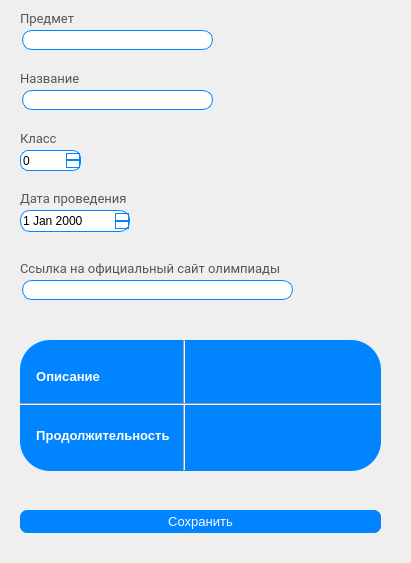
<?xml version="1.0" encoding="UTF-8"?>
<ui version="4.0">
 <class>Form</class>
 <widget class="QWidget" name="Form">
  <property name="geometry">
   <rect>
    <x>0</x>
    <y>0</y>
    <width>411</width>
    <height>563</height>
   </rect>
  </property>
  <property name="windowTitle">
   <string>Form</string>
  </property>
  <widget class="QLineEdit" name="linkEdit">
   <property name="geometry">
    <rect>
     <x>22</x>
     <y>280</y>
     <width>271</width>
     <height>20</height>
    </rect>
   </property>
   <property name="styleSheet">
    <string notr="true">border: 1px solid rgb(0, 132, 255);
border-radius: 10px;</string>
   </property>
  </widget>
  <widget class="QLineEdit" name="titleEdit">
   <property name="geometry">
    <rect>
     <x>22</x>
     <y>90</y>
     <width>191</width>
     <height>20</height>
    </rect>
   </property>
   <property name="styleSheet">
    <string notr="true">border: 1px solid rgb(0, 132, 255);
border-radius: 10px;</string>
   </property>
  </widget>
  <widget class="QSpinBox" name="classEdit">
   <property name="geometry">
    <rect>
     <x>20</x>
     <y>150</y>
     <width>61</width>
     <height>21</height>
    </rect>
   </property>
   <property name="styleSheet">
    <string notr="true">QSpinBox{
	border: 1px solid rgb(0, 132, 255);
	border-radius: 8px;
}
QSpinBox::up-button {
	border: 1px solid rgb(0, 132, 255);
	 border-radius: 0 1px 1px 0;
}
QSpinBox::down-button {
	 border: 1px solid rgb(0, 132, 255);
	 border-radius: 0 1px 1px 0;
}</string>
   </property>
  </widget>
  <widget class="QPushButton" name="saveButton">
   <property name="geometry">
    <rect>
     <x>20</x>
     <y>510</y>
     <width>361</width>
     <height>23</height>
    </rect>
   </property>
   <property name="font">
    <font>
     <family>MS Shell Dlg 2</family>
     <pointsize>10</pointsize>
    </font>
   </property>
   <property name="styleSheet">
    <string notr="true">QPushButton {
	background-color: rgb(0, 132, 255);
	border-radius: 7px;
	color: #fff;
}

QPushButton:hover {
	background-color: rgb(0, 166, 255);
}
</string>
   </property>
   <property name="text">
    <string>Сохранить</string>
   </property>
  </widget>
  <widget class="QDateEdit" name="dateEdit">
   <property name="geometry">
    <rect>
     <x>20</x>
     <y>210</y>
     <width>110</width>
     <height>22</height>
    </rect>
   </property>
   <property name="styleSheet">
    <string notr="true">QDateEdit{
	border-radius: 10px;
    border: 1px solid rgb(0, 132, 255);
}

QDateEdit::up-button {
	border: 1px solid rgb(0, 132, 255);
	 border-radius: 0 1px 1px 0;
}
QDateEdit::down-button {
	 border: 1px solid rgb(0, 132, 255);
	 border-radius: 0 1px 1px 0;
}</string>
   </property>
  </widget>
  <widget class="QFrame" name="frame">
   <property name="geometry">
    <rect>
     <x>20</x>
     <y>340</y>
     <width>361</width>
     <height>131</height>
    </rect>
   </property>
   <property name="styleSheet">
    <string notr="true">background-color: rgb(0, 132, 255);
border-radius: 30px;
</string>
   </property>
   <property name="frameShape">
    <enum>QFrame::StyledPanel</enum>
   </property>
   <property name="frameShadow">
    <enum>QFrame::Raised</enum>
   </property>
   <layout class="QVBoxLayout" name="verticalLayout_9">
    <item>
     <layout class="QGridLayout" name="gridLayout">
      <item row="0" column="1">
       <widget class="QPlainTextEdit" name="descrPlainEdit">
        <property name="styleSheet">
         <string notr="true">color: #fff;</string>
        </property>
        <property name="plainText">
         <string/>
        </property>
       </widget>
      </item>
      <item row="0" column="0">
       <widget class="QLabel" name="label_7">
        <property name="font">
         <font>
          <pointsize>10</pointsize>
          <weight>75</weight>
          <bold>true</bold>
         </font>
        </property>
        <property name="styleSheet">
         <string notr="true">color: #fff;</string>
        </property>
        <property name="text">
         <string>  Описание</string>
        </property>
       </widget>
      </item>
      <item row="1" column="0">
       <widget class="QLabel" name="label_5">
        <property name="font">
         <font>
          <pointsize>10</pointsize>
          <weight>75</weight>
          <bold>true</bold>
         </font>
        </property>
        <property name="styleSheet">
         <string notr="true">color: #fff;</string>
        </property>
        <property name="text">
         <string>  Продолжительность </string>
        </property>
       </widget>
      </item>
      <item row="1" column="1">
       <widget class="QPlainTextEdit" name="durPlainEdit">
        <property name="styleSheet">
         <string notr="true">color: #fff;</string>
        </property>
       </widget>
      </item>
     </layout>
    </item>
   </layout>
  </widget>
  <widget class="Line" name="line_2">
   <property name="geometry">
    <rect>
     <x>169</x>
     <y>340</y>
     <width>31</width>
     <height>131</height>
    </rect>
   </property>
   <property name="orientation">
    <enum>Qt::Vertical</enum>
   </property>
  </widget>
  <widget class="QLabel" name="label_9">
   <property name="geometry">
    <rect>
     <x>20</x>
     <y>190</y>
     <width>111</width>
     <height>16</height>
    </rect>
   </property>
   <property name="font">
    <font>
     <family>Roboto</family>
     <pointsize>10</pointsize>
    </font>
   </property>
   <property name="styleSheet">
    <string notr="true">color: #565656;</string>
   </property>
   <property name="text">
    <string>Дата проведения</string>
   </property>
  </widget>
  <widget class="QLabel" name="label_8">
   <property name="geometry">
    <rect>
     <x>20</x>
     <y>130</y>
     <width>61</width>
     <height>16</height>
    </rect>
   </property>
   <property name="font">
    <font>
     <family>Roboto</family>
     <pointsize>10</pointsize>
    </font>
   </property>
   <property name="styleSheet">
    <string notr="true">color: #565656;</string>
   </property>
   <property name="text">
    <string>Класс</string>
   </property>
  </widget>
  <widget class="QLabel" name="label_3">
   <property name="geometry">
    <rect>
     <x>20</x>
     <y>260</y>
     <width>271</width>
     <height>16</height>
    </rect>
   </property>
   <property name="font">
    <font>
     <family>Roboto</family>
     <pointsize>10</pointsize>
    </font>
   </property>
   <property name="styleSheet">
    <string notr="true">color: #565656;</string>
   </property>
   <property name="text">
    <string>Ссылка на официальный сайт олимпиады</string>
   </property>
  </widget>
  <widget class="QLabel" name="label_2">
   <property name="geometry">
    <rect>
     <x>20</x>
     <y>70</y>
     <width>61</width>
     <height>16</height>
    </rect>
   </property>
   <property name="font">
    <font>
     <family>Roboto</family>
     <pointsize>10</pointsize>
    </font>
   </property>
   <property name="styleSheet">
    <string notr="true">color: #565656;</string>
   </property>
   <property name="text">
    <string>Название</string>
   </property>
  </widget>
  <widget class="Line" name="line">
   <property name="geometry">
    <rect>
     <x>20</x>
     <y>389</y>
     <width>361</width>
     <height>31</height>
    </rect>
   </property>
   <property name="orientation">
    <enum>Qt::Horizontal</enum>
   </property>
  </widget>
  <widget class="QLineEdit" name="subjectEdit">
   <property name="geometry">
    <rect>
     <x>22</x>
     <y>30</y>
     <width>191</width>
     <height>20</height>
    </rect>
   </property>
   <property name="styleSheet">
    <string notr="true">border: 1px solid rgb(0, 132, 255);
border-radius: 10px;</string>
   </property>
  </widget>
  <widget class="QLabel" name="label_4">
   <property name="geometry">
    <rect>
     <x>20</x>
     <y>10</y>
     <width>61</width>
     <height>16</height>
    </rect>
   </property>
   <property name="font">
    <font>
     <family>Roboto</family>
     <pointsize>10</pointsize>
    </font>
   </property>
   <property name="styleSheet">
    <string notr="true">color: #565656;</string>
   </property>
   <property name="text">
    <string>Предмет</string>
   </property>
  </widget>
 </widget>
 <resources/>
 <connections/>
</ui>
